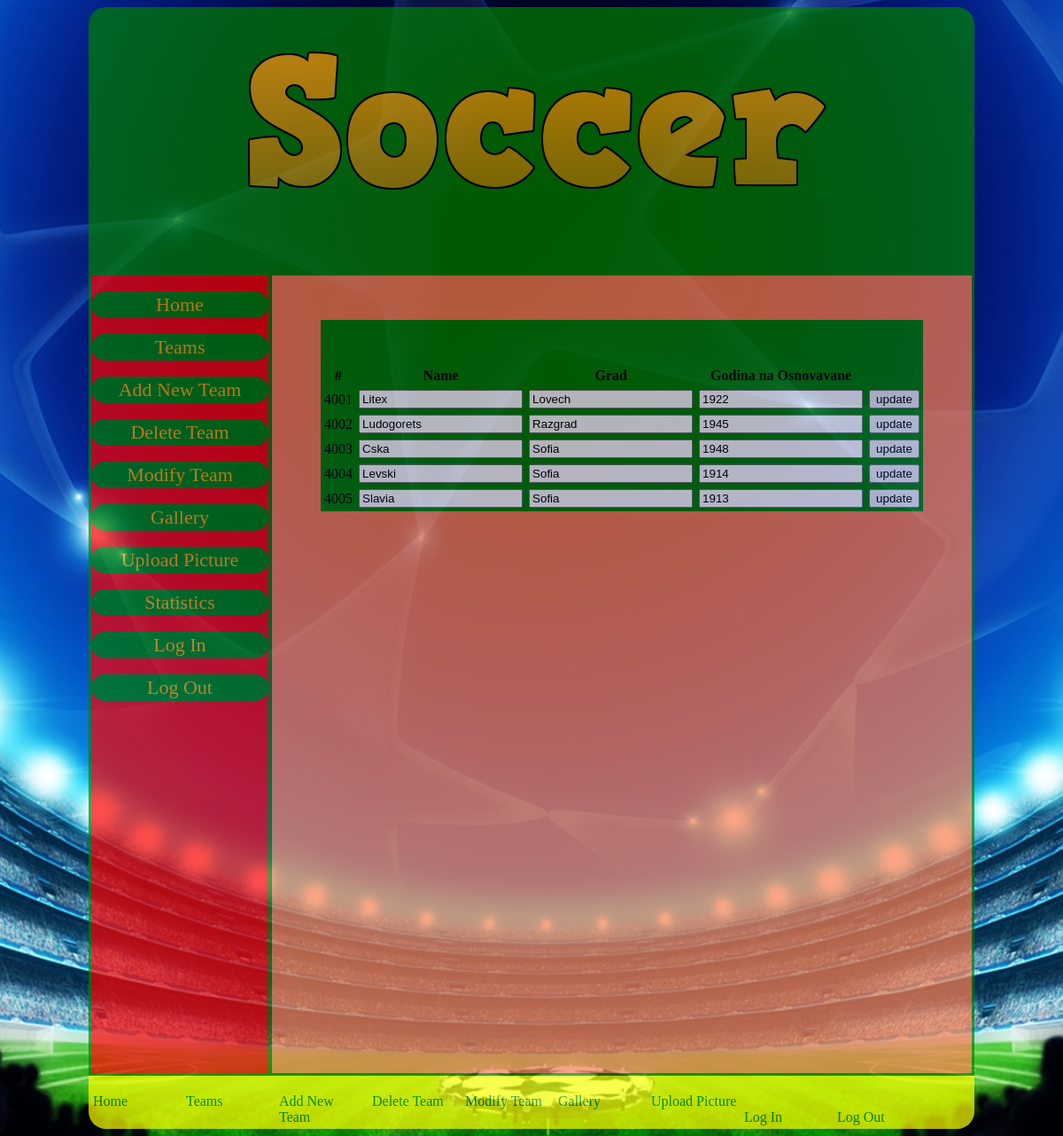
Page /modify.php (signed in) on the committed database.
### tables this page shows
CREATE TABLE `otbori` (
  `idOtbori` int(11) NOT NULL AUTO_INCREMENT,
  `Ime` varchar(45) NOT NULL,
  `Grad` varchar(45) DEFAULT NULL,
  `Godina_na_osnovavane` year(4) DEFAULT NULL,
  `idTitli` int(11) DEFAULT NULL,
  PRIMARY KEY (`idOtbori`),
  KEY `idTitli_idx` (`idTitli`),
  CONSTRAINT `idtitli` FOREIGN KEY (`idTitli`) REFERENCES `titli` (`idTitli`) ON DELETE NO ACTION ON UPDATE NO ACTION
);

### modify.php (the view, shortened to what this page needs)
<?php include("includes/header.php");?>
<div id="show">
<table id="show" width="400" border="0" cellpadding="3" cellspacing="1" bgcolor="green">
<tr>
<td align="center" bgcolor="green"><strong>#</strong></td>
<td align="center" bgcolor="green"><strong>Name</strong></td>
<td align="center" bgcolor="green"><strong>Grad</strong></td>
<td align="center" bgcolor="green"><strong>Godina na Osnovavane</strong></td>
</tr>
<?php
$sql="SELECT * FROM otbori;";
$result=mysql_query($sql);
while($rows=mysql_fetch_array($result)){
?>
<tr>
<form name="form1" method="post" action="mod.php">
<td bgcolor="green" align="center"><?php echo $rows['idOtbori']; ?></td>
<td bgcolor="green"><input name="name" type="text" value="<?php echo $rows['Ime']; ?>"></td>
<td bgcolor="green"><input name="city" type="text" value="<?php echo $rows['Grad']; ?>"></td>
<td bgcolor="green"><input name="year" type="text" value="<?php echo $rows['Godina_na_osnovavane']; ?>"></td>
<td bgcolor="green"><input name="update" type="submit" value="update"></td>
</form>
</tr>
<?php
}
?>
</table>
</div>
<?php include("includes/footer.php");?>

### css/style.css (style rules this page uses)
body { background-image:url(../images/uefa_champions_league6[1].jpg); background-repeat: no-repeat; background-position: center center; background-attachment: fixed; -webkit-background-size: cover; -moz-background-size: cover; -o-background-size: cover; background-size: cover; }
table { border-color:blue; }
#show { overflow:hidden; margin:auto; padding-top:50px; }

### rows in the picture
otbori: idOtbori "4001", name "Litex", city "Lovech", year "1922"
otbori: idOtbori "4002", name "Ludogorets", city "Razgrad", year "1945"
otbori: idOtbori "4003", name "Cska", city "Sofia", year "1948"
otbori: idOtbori "4004", name "Levski", city "Sofia", year "1914"
otbori: idOtbori "4005", name "Slavia", city "Sofia", year "1913"
